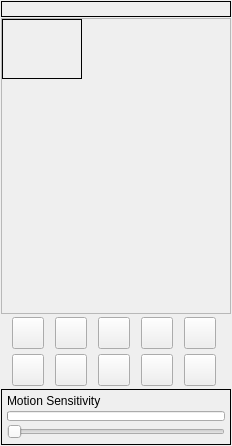
<?xml version="1.0" encoding="UTF-8"?>
<ui version="4.0">
 <class>VidWidgetClass</class>
 <widget class="QWidget" name="VidWidgetClass">
  <property name="geometry">
   <rect>
    <x>0</x>
    <y>0</y>
    <width>232</width>
    <height>446</height>
   </rect>
  </property>
  <property name="sizePolicy">
   <sizepolicy hsizetype="Expanding" vsizetype="Expanding">
    <horstretch>0</horstretch>
    <verstretch>0</verstretch>
   </sizepolicy>
  </property>
  <property name="minimumSize">
   <size>
    <width>0</width>
    <height>0</height>
   </size>
  </property>
  <property name="windowTitle">
   <string>Form</string>
  </property>
  <layout class="QVBoxLayout" name="verticalLayout">
   <property name="spacing">
    <number>1</number>
   </property>
   <property name="leftMargin">
    <number>1</number>
   </property>
   <property name="topMargin">
    <number>1</number>
   </property>
   <property name="rightMargin">
    <number>1</number>
   </property>
   <property name="bottomMargin">
    <number>1</number>
   </property>
   <item>
    <widget class="QLabel" name="m_UserMsgLabel">
     <property name="sizePolicy">
      <sizepolicy hsizetype="Expanding" vsizetype="Minimum">
       <horstretch>0</horstretch>
       <verstretch>0</verstretch>
      </sizepolicy>
     </property>
     <property name="minimumSize">
      <size>
       <width>0</width>
       <height>13</height>
      </size>
     </property>
     <property name="maximumSize">
      <size>
       <width>16777215</width>
       <height>16777215</height>
      </size>
     </property>
     <property name="frameShape">
      <enum>QFrame::Shape::Box</enum>
     </property>
     <property name="text">
      <string/>
     </property>
    </widget>
   </item>
   <item>
    <widget class="VxAspectFrame" name="m_VideoFrame">
     <property name="sizePolicy">
      <sizepolicy hsizetype="Expanding" vsizetype="Expanding">
       <horstretch>0</horstretch>
       <verstretch>0</verstretch>
      </sizepolicy>
     </property>
     <property name="frameShape">
      <enum>QFrame::Shape::StyledPanel</enum>
     </property>
     <property name="frameShadow">
      <enum>QFrame::Shadow::Raised</enum>
     </property>
     <widget class="VxLabel" name="m_VideoScreen">
      <property name="geometry">
       <rect>
        <x>1</x>
        <y>1</y>
        <width>80</width>
        <height>60</height>
       </rect>
      </property>
      <property name="sizePolicy">
       <sizepolicy hsizetype="Ignored" vsizetype="Ignored">
        <horstretch>0</horstretch>
        <verstretch>0</verstretch>
       </sizepolicy>
      </property>
      <property name="minimumSize">
       <size>
        <width>80</width>
        <height>60</height>
       </size>
      </property>
      <property name="frameShape">
       <enum>QFrame::Shape::Box</enum>
      </property>
      <property name="text">
       <string/>
      </property>
      <property name="alignment">
       <set>Qt::AlignmentFlag::AlignCenter</set>
      </property>
     </widget>
    </widget>
   </item>
   <item>
    <widget class="QFrame" name="m_VidCtrlFrame">
     <property name="sizePolicy">
      <sizepolicy hsizetype="Preferred" vsizetype="Minimum">
       <horstretch>0</horstretch>
       <verstretch>0</verstretch>
      </sizepolicy>
     </property>
     <property name="minimumSize">
      <size>
       <width>0</width>
       <height>36</height>
      </size>
     </property>
     <property name="maximumSize">
      <size>
       <width>16777215</width>
       <height>16777215</height>
      </size>
     </property>
     <property name="frameShape">
      <enum>QFrame::Shape::NoFrame</enum>
     </property>
     <layout class="QHBoxLayout" name="horizontalLayout">
      <property name="spacing">
       <number>0</number>
      </property>
      <property name="leftMargin">
       <number>0</number>
      </property>
      <property name="topMargin">
       <number>0</number>
      </property>
      <property name="rightMargin">
       <number>0</number>
      </property>
      <property name="bottomMargin">
       <number>0</number>
      </property>
      <item>
       <widget class="VxPushButton" name="m_CamSourceButton">
        <property name="sizePolicy">
         <sizepolicy hsizetype="Fixed" vsizetype="Fixed">
          <horstretch>0</horstretch>
          <verstretch>0</verstretch>
         </sizepolicy>
        </property>
        <property name="minimumSize">
         <size>
          <width>32</width>
          <height>32</height>
         </size>
        </property>
        <property name="maximumSize">
         <size>
          <width>32</width>
          <height>32</height>
         </size>
        </property>
        <property name="text">
         <string notr="true"/>
        </property>
        <property name="iconSize">
         <size>
          <width>32</width>
          <height>32</height>
         </size>
        </property>
       </widget>
      </item>
      <item>
       <widget class="VxPushButton" name="m_CamPreviewButton">
        <property name="sizePolicy">
         <sizepolicy hsizetype="Fixed" vsizetype="Fixed">
          <horstretch>0</horstretch>
          <verstretch>0</verstretch>
         </sizepolicy>
        </property>
        <property name="minimumSize">
         <size>
          <width>32</width>
          <height>32</height>
         </size>
        </property>
        <property name="maximumSize">
         <size>
          <width>32</width>
          <height>32</height>
         </size>
        </property>
        <property name="text">
         <string notr="true"/>
        </property>
        <property name="iconSize">
         <size>
          <width>32</width>
          <height>32</height>
         </size>
        </property>
       </widget>
      </item>
      <item>
       <widget class="VxPushButton" name="m_CamRotateButton">
        <property name="sizePolicy">
         <sizepolicy hsizetype="Fixed" vsizetype="Fixed">
          <horstretch>0</horstretch>
          <verstretch>0</verstretch>
         </sizepolicy>
        </property>
        <property name="minimumSize">
         <size>
          <width>32</width>
          <height>32</height>
         </size>
        </property>
        <property name="maximumSize">
         <size>
          <width>32</width>
          <height>32</height>
         </size>
        </property>
        <property name="text">
         <string notr="true"/>
        </property>
        <property name="iconSize">
         <size>
          <width>32</width>
          <height>32</height>
         </size>
        </property>
       </widget>
      </item>
      <item>
       <widget class="VxPushButton" name="m_ImageRotateButton">
        <property name="sizePolicy">
         <sizepolicy hsizetype="Fixed" vsizetype="Fixed">
          <horstretch>0</horstretch>
          <verstretch>0</verstretch>
         </sizepolicy>
        </property>
        <property name="minimumSize">
         <size>
          <width>32</width>
          <height>32</height>
         </size>
        </property>
        <property name="maximumSize">
         <size>
          <width>32</width>
          <height>32</height>
         </size>
        </property>
        <property name="text">
         <string notr="true"/>
        </property>
        <property name="iconSize">
         <size>
          <width>32</width>
          <height>32</height>
         </size>
        </property>
       </widget>
      </item>
      <item>
       <widget class="VxPushButton" name="m_CamEnableButton">
        <property name="sizePolicy">
         <sizepolicy hsizetype="Fixed" vsizetype="Fixed">
          <horstretch>0</horstretch>
          <verstretch>0</verstretch>
         </sizepolicy>
        </property>
        <property name="minimumSize">
         <size>
          <width>32</width>
          <height>32</height>
         </size>
        </property>
        <property name="maximumSize">
         <size>
          <width>32</width>
          <height>32</height>
         </size>
        </property>
        <property name="text">
         <string notr="true"/>
        </property>
       </widget>
      </item>
     </layout>
    </widget>
   </item>
   <item>
    <widget class="QFrame" name="m_RecordCtrlFrame">
     <property name="sizePolicy">
      <sizepolicy hsizetype="Preferred" vsizetype="Minimum">
       <horstretch>0</horstretch>
       <verstretch>0</verstretch>
      </sizepolicy>
     </property>
     <property name="minimumSize">
      <size>
       <width>0</width>
       <height>36</height>
      </size>
     </property>
     <property name="maximumSize">
      <size>
       <width>16777215</width>
       <height>16777215</height>
      </size>
     </property>
     <property name="frameShape">
      <enum>QFrame::Shape::NoFrame</enum>
     </property>
     <layout class="QHBoxLayout" name="horizontalLayout_2">
      <property name="spacing">
       <number>0</number>
      </property>
      <property name="leftMargin">
       <number>0</number>
      </property>
      <property name="topMargin">
       <number>0</number>
      </property>
      <property name="rightMargin">
       <number>0</number>
      </property>
      <property name="bottomMargin">
       <number>0</number>
      </property>
      <item>
       <widget class="VxPushButton" name="m_PictureSnapshotButton">
        <property name="sizePolicy">
         <sizepolicy hsizetype="Fixed" vsizetype="Fixed">
          <horstretch>0</horstretch>
          <verstretch>0</verstretch>
         </sizepolicy>
        </property>
        <property name="minimumSize">
         <size>
          <width>32</width>
          <height>32</height>
         </size>
        </property>
        <property name="maximumSize">
         <size>
          <width>32</width>
          <height>32</height>
         </size>
        </property>
        <property name="text">
         <string notr="true"/>
        </property>
        <property name="iconSize">
         <size>
          <width>32</width>
          <height>32</height>
         </size>
        </property>
       </widget>
      </item>
      <item>
       <widget class="VxPushButton" name="m_NormalRecordButton">
        <property name="sizePolicy">
         <sizepolicy hsizetype="Fixed" vsizetype="Fixed">
          <horstretch>0</horstretch>
          <verstretch>0</verstretch>
         </sizepolicy>
        </property>
        <property name="minimumSize">
         <size>
          <width>32</width>
          <height>32</height>
         </size>
        </property>
        <property name="maximumSize">
         <size>
          <width>32</width>
          <height>32</height>
         </size>
        </property>
        <property name="text">
         <string notr="true"/>
        </property>
        <property name="iconSize">
         <size>
          <width>32</width>
          <height>32</height>
         </size>
        </property>
       </widget>
      </item>
      <item>
       <widget class="VxPushButton" name="m_MotionRecordButton">
        <property name="sizePolicy">
         <sizepolicy hsizetype="Fixed" vsizetype="Fixed">
          <horstretch>0</horstretch>
          <verstretch>0</verstretch>
         </sizepolicy>
        </property>
        <property name="minimumSize">
         <size>
          <width>32</width>
          <height>32</height>
         </size>
        </property>
        <property name="maximumSize">
         <size>
          <width>32</width>
          <height>32</height>
         </size>
        </property>
        <property name="text">
         <string notr="true"/>
        </property>
        <property name="iconSize">
         <size>
          <width>32</width>
          <height>32</height>
         </size>
        </property>
       </widget>
      </item>
      <item>
       <widget class="VxPushButton" name="m_MotionAlarmButton">
        <property name="sizePolicy">
         <sizepolicy hsizetype="Fixed" vsizetype="Fixed">
          <horstretch>0</horstretch>
          <verstretch>0</verstretch>
         </sizepolicy>
        </property>
        <property name="minimumSize">
         <size>
          <width>32</width>
          <height>32</height>
         </size>
        </property>
        <property name="maximumSize">
         <size>
          <width>32</width>
          <height>32</height>
         </size>
        </property>
        <property name="text">
         <string notr="true"/>
        </property>
        <property name="iconSize">
         <size>
          <width>32</width>
          <height>32</height>
         </size>
        </property>
       </widget>
      </item>
      <item>
       <widget class="VxPushButton" name="m_VidFilesButton">
        <property name="sizePolicy">
         <sizepolicy hsizetype="Fixed" vsizetype="Fixed">
          <horstretch>0</horstretch>
          <verstretch>0</verstretch>
         </sizepolicy>
        </property>
        <property name="minimumSize">
         <size>
          <width>32</width>
          <height>32</height>
         </size>
        </property>
        <property name="maximumSize">
         <size>
          <width>32</width>
          <height>32</height>
         </size>
        </property>
        <property name="text">
         <string notr="true"/>
        </property>
        <property name="iconSize">
         <size>
          <width>32</width>
          <height>32</height>
         </size>
        </property>
       </widget>
      </item>
     </layout>
    </widget>
   </item>
   <item>
    <widget class="QFrame" name="m_RecordSensitivityFrame">
     <property name="sizePolicy">
      <sizepolicy hsizetype="Preferred" vsizetype="Minimum">
       <horstretch>0</horstretch>
       <verstretch>0</verstretch>
      </sizepolicy>
     </property>
     <property name="minimumSize">
      <size>
       <width>0</width>
       <height>56</height>
      </size>
     </property>
     <property name="maximumSize">
      <size>
       <width>16777215</width>
       <height>16777215</height>
      </size>
     </property>
     <property name="frameShape">
      <enum>QFrame::Shape::Box</enum>
     </property>
     <layout class="QVBoxLayout" name="verticalLayout_2">
      <property name="spacing">
       <number>1</number>
      </property>
      <property name="leftMargin">
       <number>5</number>
      </property>
      <property name="topMargin">
       <number>2</number>
      </property>
      <property name="rightMargin">
       <number>5</number>
      </property>
      <property name="bottomMargin">
       <number>2</number>
      </property>
      <item>
       <widget class="QLabel" name="m_MotionSesitivityLabel">
        <property name="sizePolicy">
         <sizepolicy hsizetype="Preferred" vsizetype="Minimum">
          <horstretch>0</horstretch>
          <verstretch>0</verstretch>
         </sizepolicy>
        </property>
        <property name="minimumSize">
         <size>
          <width>0</width>
          <height>18</height>
         </size>
        </property>
        <property name="maximumSize">
         <size>
          <width>16777215</width>
          <height>16777215</height>
         </size>
        </property>
        <property name="text">
         <string>Motion Sensitivity</string>
        </property>
       </widget>
      </item>
      <item>
       <widget class="QProgressBar" name="m_MotionBar">
        <property name="sizePolicy">
         <sizepolicy hsizetype="Expanding" vsizetype="Minimum">
          <horstretch>0</horstretch>
          <verstretch>0</verstretch>
         </sizepolicy>
        </property>
        <property name="minimumSize">
         <size>
          <width>0</width>
          <height>10</height>
         </size>
        </property>
        <property name="maximumSize">
         <size>
          <width>16777215</width>
          <height>10</height>
         </size>
        </property>
        <property name="value">
         <number>0</number>
        </property>
        <property name="textVisible">
         <bool>false</bool>
        </property>
       </widget>
      </item>
      <item>
       <widget class="QSlider" name="m_MotionSensitivitySlider">
        <property name="sizePolicy">
         <sizepolicy hsizetype="Expanding" vsizetype="Minimum">
          <horstretch>0</horstretch>
          <verstretch>0</verstretch>
         </sizepolicy>
        </property>
        <property name="minimumSize">
         <size>
          <width>0</width>
          <height>20</height>
         </size>
        </property>
        <property name="orientation">
         <enum>Qt::Orientation::Horizontal</enum>
        </property>
       </widget>
      </item>
     </layout>
    </widget>
   </item>
  </layout>
 </widget>
 <customwidgets>
  <customwidget>
   <class>VxPushButton</class>
   <extends>QPushButton</extends>
   <header>VxPushButton.h</header>
  </customwidget>
  <customwidget>
   <class>VxLabel</class>
   <extends>QLabel</extends>
   <header>VxLabel.h</header>
  </customwidget>
  <customwidget>
   <class>VxAspectFrame</class>
   <extends>QFrame</extends>
   <header>VxAspectFrame.h</header>
   <container>1</container>
  </customwidget>
 </customwidgets>
 <resources/>
 <connections/>
</ui>
